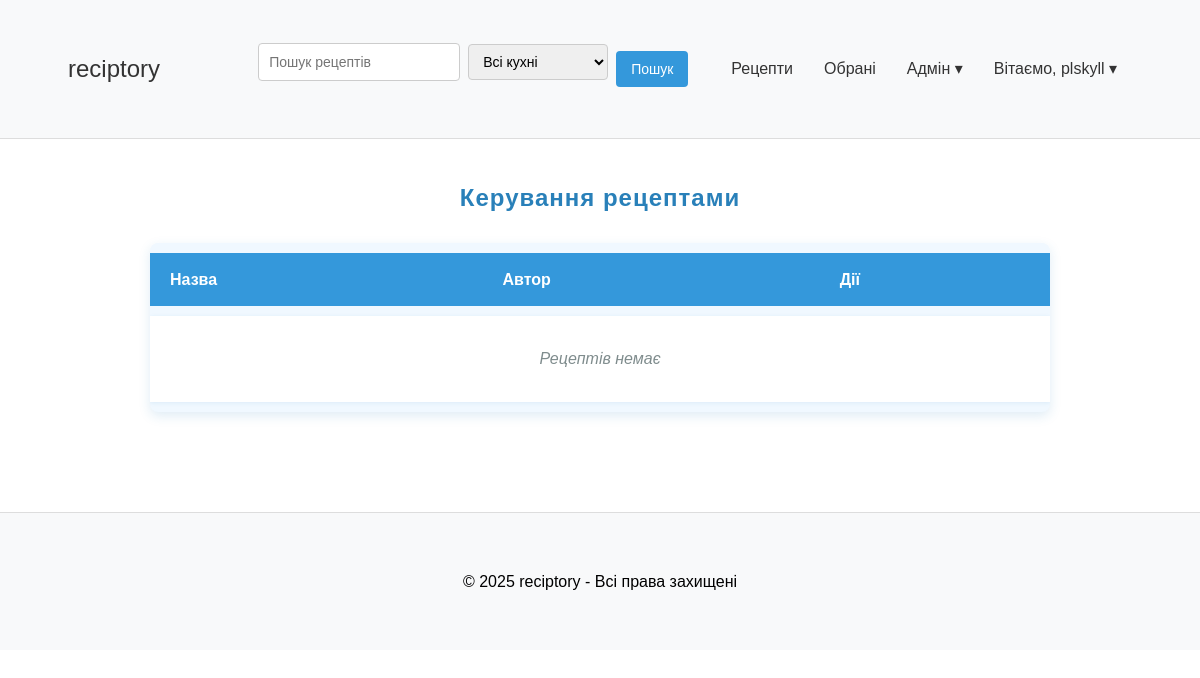
/manager/recipes/ (signed in), run on an earlier commit of the app's database.
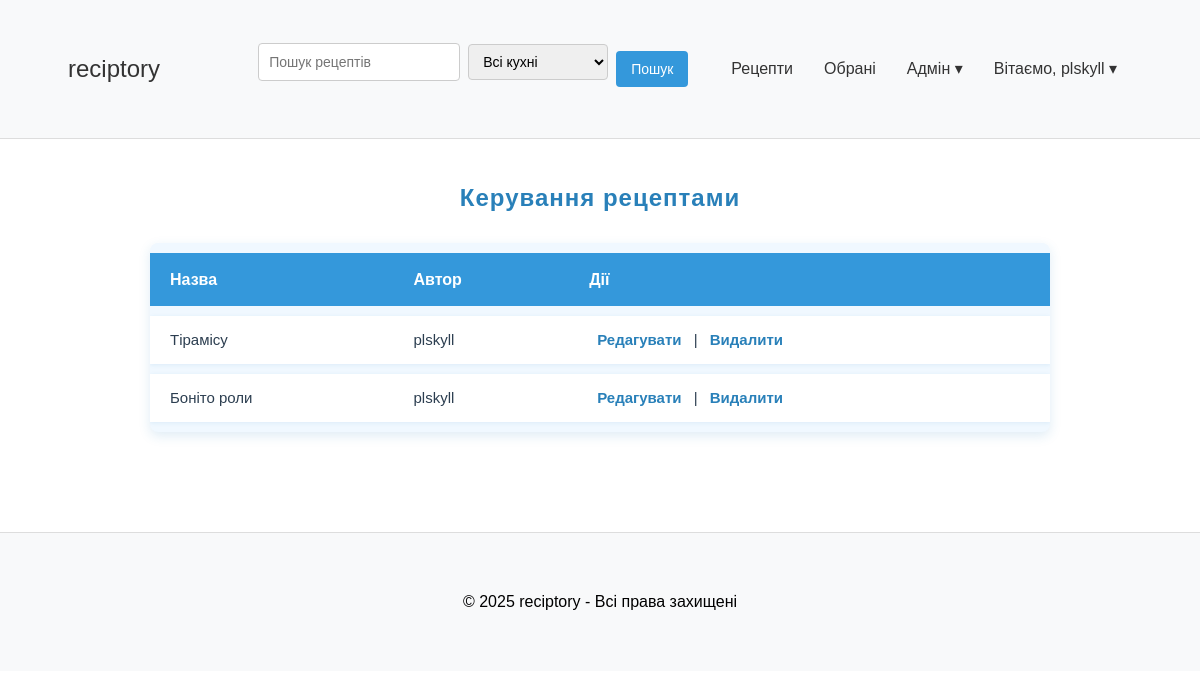
And on a later commit of the database.
### polls/models.py (models this page shows, shortened)
class Recipe(models.Model):
    CUISINE_CHOICES = [
        ('ukrainian', 'Українська'),
        ('italian', 'Італійська'),
        ('french', 'Французька'),
        ('indian', 'Індійська'),
        ('chinese', 'Китайська'),
        ('japanese', 'Японська'),
        ('american', 'Американська'),
        ('mexican', 'Мексиканська'),
        ('thai', 'Тайська'),
        ('other', 'Інша'),
    ]
    title = models.CharField(max_length=200, verbose_name="Назва")
    ingredients = models.TextField(verbose_name="Інгредієнти")
    instructions = models.TextField(verbose_name="Інструкції")
    cooking_time = models.PositiveIntegerField(verbose_name="Час приготування (хв)")
    cuisine = models.CharField(max_length=20, choices=CUISINE_CHOICES, default='ukrainian', verbose_name="Кухня")
    author = models.ForeignKey(User, on_delete=models.CASCADE, related_name='recipes', verbose_name="Автор")
    created_at = models.DateTimeField(auto_now_add=True, verbose_name="Створено")
    updated_at = models.DateTimeField(auto_now=True, verbose_name="Оновлено")
    image = models.ImageField(upload_to='recipes/', null=True, blank=True, verbose_name="Зображення")
    class Meta:
        verbose_name = "Рецепт"
        verbose_name_plural = "Рецепти"
        ordering = ['-created_at']

### polls/views.py (the view)
# urls.py: path('manager/recipes/', views.admin_recipe_list, name='admin_recipe_list'),
@staff_member_required
def admin_recipe_list(request):
    recipes = Recipe.objects.all()
    return render(request, 'admin_recipe_list.html', {'recipes': recipes})

### polls/templates/admin_recipe_list.html (shortened to what this page needs)
{% extends "base.html" %}
{% block content %}
<h2>Керування рецептами</h2>
<table>
    <thead>
        <tr>
            <th>Назва</th>
            <th>Автор</th>
            <th>Дії</th>
        </tr>
    </thead>
    <tbody>
        {% for recipe in recipes %}
        <tr>
            <td>{{ recipe.title }}</td>
            <td>{{ recipe.author.username }}</td>
            <td>
                <a href="{% url 'polls:recipe_edit' recipe.id %}">Редагувати</a> |
                <a href="{% url 'polls:recipe_delete' recipe.id %}">Видалити</a>
            </td>
        </tr>
        {% empty %}
        <tr>
            <td colspan="3" class="no-recipes">Рецептів немає</td>
        </tr>
        {% endfor %}
    </tbody>
</table>
{% endblock %}

What changed in the data, as far as the page shows it:
added Recipe: title "Тірамісу", author.username "plskyll"
added Recipe: title "Боніто роли", author.username "plskyll"
Also different on the page:
text no longer shown: "Рецептів немає"
